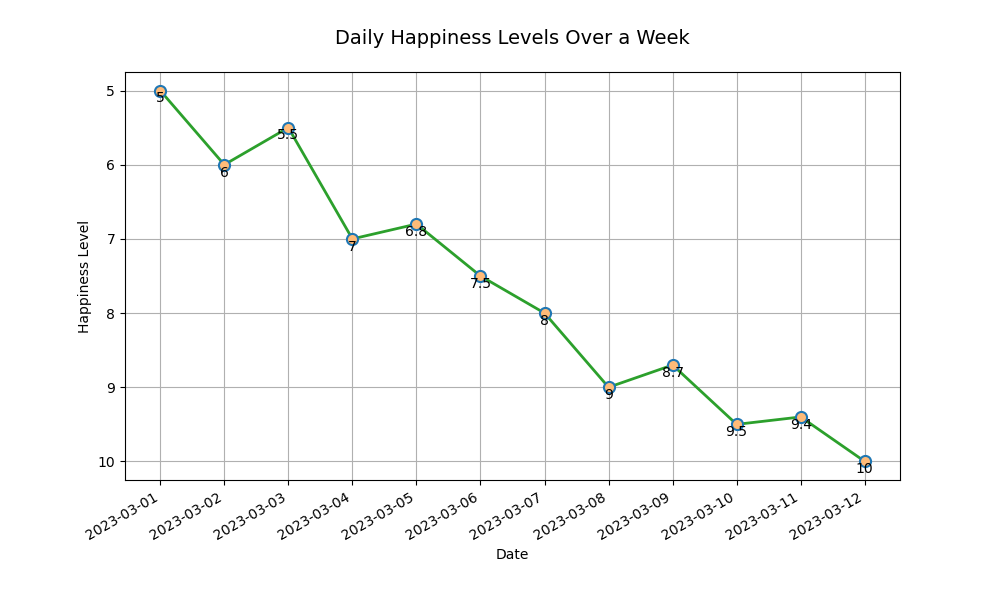

This figure's Python source:

import matplotlib.pyplot as plt
import matplotlib.dates as mdates
from datetime import datetime

data = [
    {'Date': '2023-03-01', 'Happiness Level': 5},
    {'Date': '2023-03-02', 'Happiness Level': 6},
    {'Date': '2023-03-03', 'Happiness Level': 5.5},
    {'Date': '2023-03-04', 'Happiness Level': 7},
    {'Date': '2023-03-05', 'Happiness Level': 6.8},
    {'Date': '2023-03-06', 'Happiness Level': 7.5},
    {'Date': '2023-03-07', 'Happiness Level': 8},
    {'Date': '2023-03-08', 'Happiness Level': 9},
    {'Date': '2023-03-09', 'Happiness Level': 8.7},
    {'Date': '2023-03-10', 'Happiness Level': 9.5},
    {'Date': '2023-03-11', 'Happiness Level': 9.4},
    {'Date': '2023-03-12', 'Happiness Level': 10}
]

dates = [datetime.strptime(item['Date'], "%Y-%m-%d") for item in data]
levels = [item['Happiness Level'] for item in data]

plt.figure(figsize=(10, 6))

plt.plot(dates, levels, 
         color='#2ca02c',         # Line color
         linestyle='-',           # Line style
         linewidth=2,             # Line width
         marker='o',              # Marker style
         markersize=8,            # Marker size
         markerfacecolor='#ffbb78', # Marker face color
         markeredgewidth=1.5,       # Marker edge width
         markeredgecolor='#1f77b4') # Marker edge color

plt.gca().xaxis.set_major_formatter(mdates.DateFormatter('%Y-%m-%d'))
plt.gca().xaxis.set_major_locator(mdates.DayLocator())

for date, level in zip(dates, levels):
    plt.text(date, level + 0.2, f'{level}', ha='center', va='bottom')

plt.title('Daily Happiness Levels Over a Week', pad=20, fontsize=14)
plt.xlabel('Date')
plt.ylabel('Happiness Level')

plt.gca().invert_yaxis()

plt.gcf().autofmt_xdate()

plt.grid(True)

plt.show()
